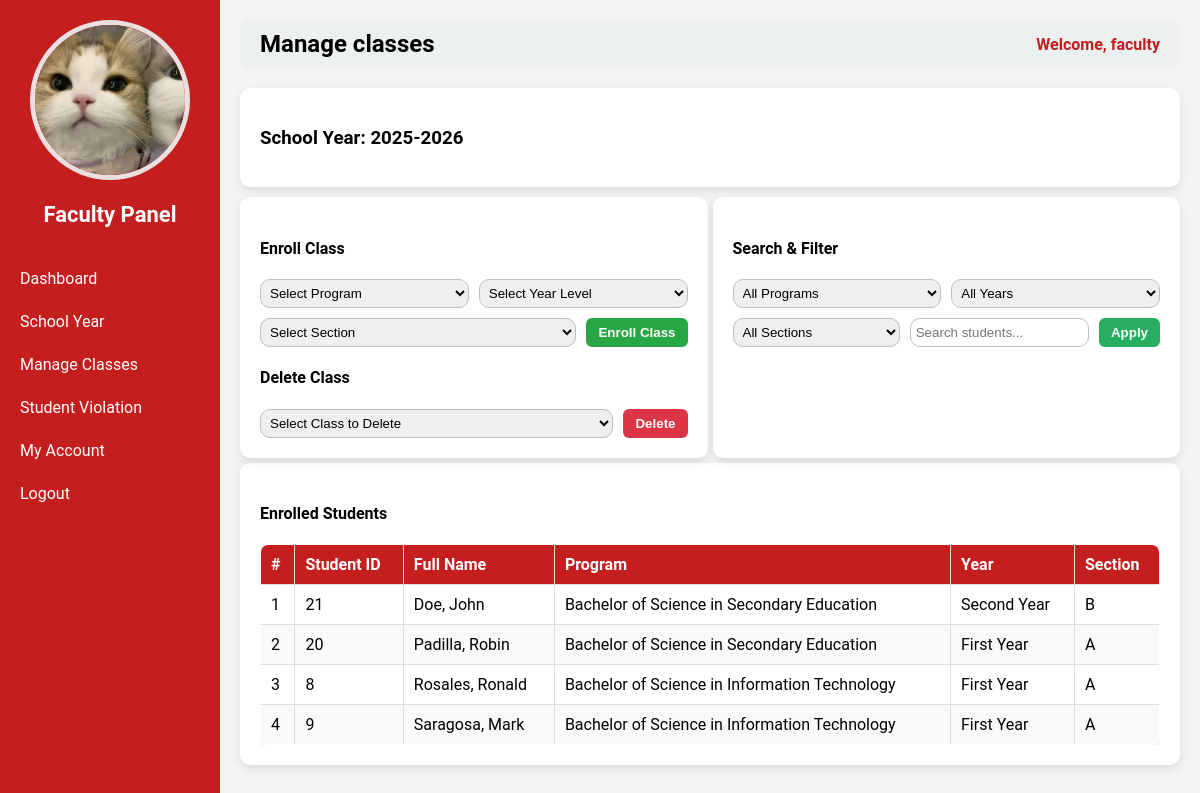
Before: /faculty.php?page=manage_classes (signed in) with the older database file.
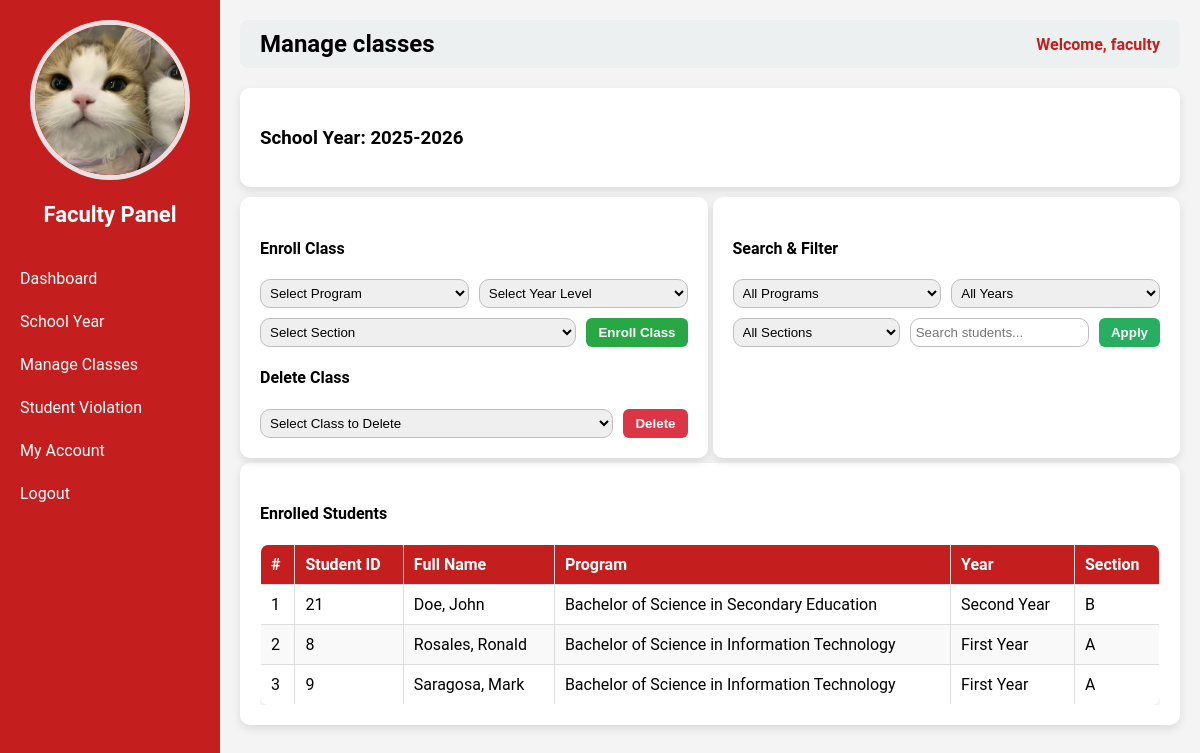
After: the same page with the newer database file.
### tables this page shows
CREATE TABLE `users` (
  `id` int(11) NOT NULL,
  `username` varchar(50) NOT NULL,
  `password` varchar(255) NOT NULL,
  `role` varchar(50) NOT NULL,
  `email` varchar(255) NOT NULL,
  `contact` varchar(50) NOT NULL,
  `status` varchar(50) NOT NULL,
  `img` varchar(255) NOT NULL
);

CREATE TABLE `school_years` (
  `id` int(11) NOT NULL,
  `school_year` varchar(50) NOT NULL,
  `is_current` tinyint(1) DEFAULT 0
);

CREATE TABLE `student_enrollments` (
  `id` int(11) NOT NULL,
  `class_enrollment_id` int(11) NOT NULL,
  `student_id` int(11) NOT NULL,
  `enrolled_at` timestamp NOT NULL DEFAULT current_timestamp()
);

CREATE TABLE `students` (
  `id` int(11) NOT NULL,
  `first_name` varchar(50) NOT NULL,
  `last_name` varchar(50) NOT NULL,
  `school_year_id` int(11) NOT NULL,
  `program_id` int(11) NOT NULL,
  `year_level_id` int(11) NOT NULL,
  `section_id` int(11) NOT NULL,
  `address` varchar(100) NOT NULL,
  `contact` varchar(20) NOT NULL,
  `img` varchar(255) NOT NULL,
  `user_id` int(11) NOT NULL
);

CREATE TABLE `programs` (
  `id` int(11) NOT NULL,
  `program_code` varchar(50) NOT NULL,
  `program_name` varchar(100) NOT NULL
);

CREATE TABLE `year_levels` (
  `id` int(11) NOT NULL,
  `year_level` varchar(50) NOT NULL,
  `year_code` varchar(50) NOT NULL
);

CREATE TABLE `sections` (
  `id` int(11) NOT NULL,
  `section_name` varchar(50) NOT NULL
);

### faculty_pages/manage_classes.php (the view, shortened to what this page needs)
<?php
require __DIR__ . '/../db_connect.php';
$user_id = $_SESSION['user_id'];
$current_sy = $pdo->query("SELECT * FROM school_years WHERE is_current=1 LIMIT 1")->fetch(PDO::FETCH_ASSOC);
$current_sy_id = $current_sy['id'];
$search = $_GET['search'] ?? '';
$sql = "
    SELECT se.id AS enrollment_id, s.id AS student_id, s.first_name, s.last_name,
           p.program_name, yl.year_level, sec.section_name, ce.id AS class_enrollment_id
    FROM student_enrollments se
    INNER JOIN class_enrollments ce ON se.class_enrollment_id = ce.id
    INNER JOIN students s ON se.student_id = s.id
    INNER JOIN programs p ON s.program_id = p.id
    INNER JOIN year_levels yl ON s.year_level_id = yl.id
    INNER JOIN sections sec ON s.section_id = sec.id
    WHERE ce.user_id = ? AND ce.school_year_id = ?
";
$params = [$user_id, $current_sy_id];
$sql .= " ORDER BY s.last_name, s.first_name";
$enrolled_students = $pdo->prepare($sql);
$enrolled_students->execute($params);
$enrolled_students = $enrolled_students->fetchAll(PDO::FETCH_ASSOC);
?>
<div class="container">
    <h3>School Year: <?= htmlspecialchars($current_sy['school_year']); ?></h3>
</div>
<div class="flex-container">
    <div class="container half">
        <h4>Enroll Class</h4>
        <form method="POST" class="form-box">
            <select name="program_id" required>
                <option value="">Select Program</option>
            </select>
            <select name="year_level_id" required>
                <option value="">Select Year Level</option>
            </select>
            <select name="section_id" required>
                <option value="">Select Section</option>
            </select>
            <button type="submit" name="enroll_class" class="btn btn-primary">Enroll Class</button>
        </form>
        <h4>Delete Class</h4>
        <form method="POST" class="form-box">
            <select name="class_enrollment_id" required>
                <option value="">Select Class to Delete</option>
            </select>
            <button type="submit" name="delete_class" class="btn btn-danger" onclick="return confirm('Delete this class and all its students?')">Delete</button>
        </form>
    </div>
    <div class="container half">
        <h4>Search & Filter</h4>
        <form method="GET" action="faculty.php" class="form-box">
            <select name="filter_program">
                <option value="">All Programs</option>
            </select>
            <select name="filter_year">
                <option value="">All Years</option>
            </select>
            <select name="filter_section">
                <option value="">All Sections</option>
            </select>
            <input type="text" name="search" placeholder="Search students..." value="<?= htmlspecialchars($search) ?>">
            <button type="submit" class="btn btn-info">Apply</button>
        </form>
    </div>
</div>
<div class="container">
    <h4>Enrolled Students</h4>
    <div class="table-box">
        <table class="styled-table">
            <thead>
                <tr>
                    <th>#</th>
                    <th>Student ID</th>
                    <th>Full Name</th>
                    <th>Program</th>
                    <th>Year</th>
                    <th>Section</th>
                </tr>
            </thead>
            <tbody>
            <?php if ($enrolled_students): ?>
                <?php foreach ($enrolled_students as $i => $stu): ?>
                <tr>
                    <td><?= $i+1 ?></td>
                    <td><?= $stu['student_id'] ?></td>
                    <td><?= htmlspecialchars($stu['last_name'].", ".$stu['first_name']) ?></td>
                    <td><?= htmlspecialchars($stu['program_name']) ?></td>
                    <td><?= htmlspecialchars($stu['year_level']) ?></td>
                    <td><?= htmlspecialchars($stu['section_name']) ?></td>
                </tr>
                <?php endforeach; ?>
            <?php else: ?>
                <tr><td colspan="6" style="text-align:center;">No students found.</td></tr>
            <?php endif; ?>
            </tbody>
        </table>
    </div>
</div>

### faculty.php (shortened to what this page needs)
<?php
require 'db_connect.php';
$id = $_SESSION['user_id'];
$stmt = $pdo->prepare("SELECT * FROM users WHERE id=?");
$stmt->execute([$id]);
$user = $stmt->fetch(PDO::FETCH_ASSOC);
$page = isset($_GET['page']) ? $_GET['page'] : 'dashboard';
?>
<!DOCTYPE html>
<html>
<head>
</head>
<body>
<div class="sidebar">
    <div class="column profile-photo">
        <?php if (!empty($user['img'])): ?>
            <img src="<?php echo htmlspecialchars($user['img']); ?>" alt="Profile Image">
        <?php else: ?>
            <img src="default.png" alt="Profile Image">
        <?php endif; ?>
    </div>
    <h2>Faculty Panel</h2>
    <a href="?page=dashboard">Dashboard</a>
    <a href="?page=manage_school_year">School Year</a>
    <a href="?page=manage_classes">Manage Classes</a>
    <a href="?page=student_violation">Student Violation</a>
    <a href="?page=my_account">My Account</a>
    <a href="logout.php">Logout</a>
</div>
<div class="main-content">
    <div class="header">
        <h2><?php echo ucfirst(str_replace('_',' ', $page)); ?></h2>
        <span>Welcome, <?php echo $_SESSION['username']; ?></span>
    </div>
    <div class="content" style="margin-top:20px;">
        <?php
        $pageFile = "faculty_pages/{$page}.php";
        if (file_exists($pageFile)) {
            include $pageFile;
        } else {
            echo "<p>Page not found.</p>";
        }
        ?>
    </div>
</div>
</body>
</html>

### faculty.php (style rules this page uses)
body { margin:0; font-family:'Roboto', sans-serif; background:#f4f4f4; }
.sidebar { position: fixed; top:0; left:0; width:220px; height:100%; background-color:#c41e1e; color:white; display:flex; flex-direction:column; padding-top:20px; }
.sidebar h2 { text-align:center; margin-bottom:30px; font-size:22px; }
.sidebar a { padding:12px 20px; text-decoration:none; color:white; display:block; transition:0.3s; }
.main-content { margin-left:220px; padding:20px; }
.header { display:flex; justify-content:space-between; align-items:center; background:#ecf0f1; padding:10px 20px; border-radius:8px; }
.header h2 { margin:0; }
.header span { font-weight: bold;color: #c41e1e; }
.profile-photo { text-align: center; }
.profile-photo img { width: 150px; height: 150px; object-fit: cover; border-radius: 50%; border: 5px solid #ebe0e0ff; }

### faculty_pages/manage_classes.php (style rules this page uses)
.flex-container { display:flex; gap:5px; margin-top:5px; }
.container { background:#fff; padding:20px; border-radius:10px; box-shadow:0 4px 10px rgba(0,0,0,0.1); margin-top:5px; }
.half { flex:1; max-width:50%; }
.form-box { display:flex; flex-wrap:wrap; gap:10px; }
.form-box input, .form-box select { padding:5px; border:1px solid #bebebe; border-radius:10px; flex:1 1 calc(25% - 10px); min-width:150px; }
.table-box { max-height:400px; overflow-y:auto; }
.styled-table { width:100%; border-collapse:collapse; border:1px solid #ddd; border-radius:8px; overflow:hidden; box-shadow:0 2px 5px rgba(0,0,0,0.1); }
.styled-table th, .styled-table td { padding:10px; border:1px solid #ddd; text-align:left; }
.styled-table thead { background:#c41e1e; color:#fff; }
.styled-table tr:nth-child(even) { background:#f9f9f9; }
.btn { padding:6px 12px; border-radius:6px; border:none; cursor:pointer; font-weight:bold; color:white; }
.btn-primary { background:#28a745; }
.btn-danger { background:#dc3545; }
.btn-info { background:#27ae60; }

Changed rows visible on the page:
removed student_enrollments: student "20", student.first_name "Padilla, Robin", programs.program_name "Bachelor of Science in Secondary Education", year_levels.year_level "First Year", sections.section_name "A"
